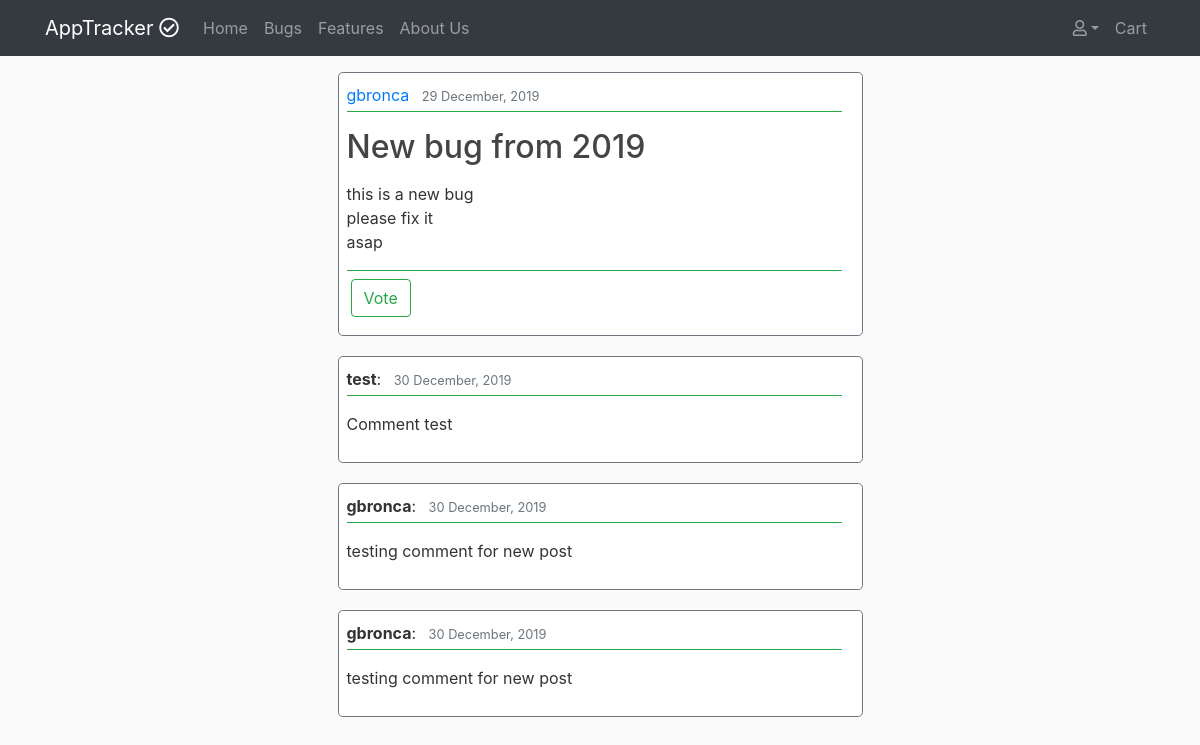
The page /tickets/detail/6/ on the database as committed earlier.
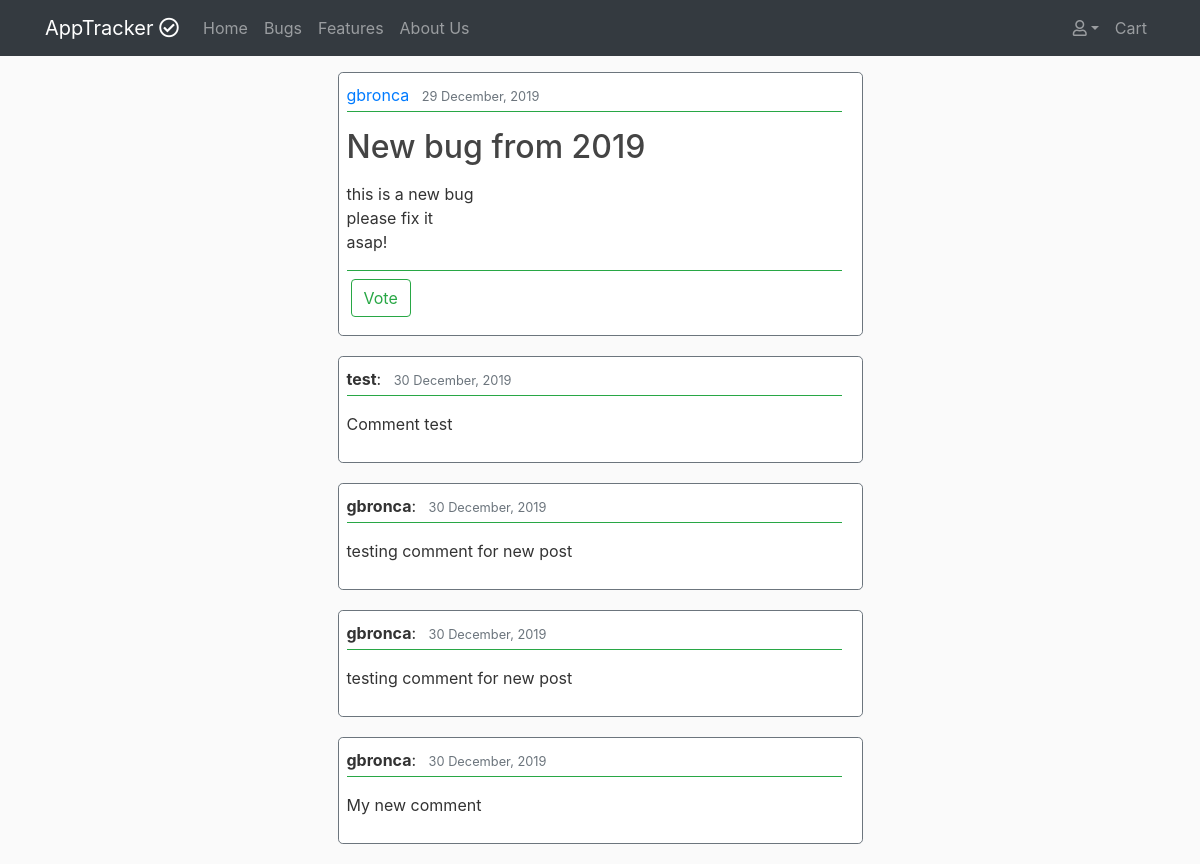
The same page on the database as committed later.
### tickets/models.py (models this page shows, shortened)
class Ticket(models.Model):
    STATUS = (
        ('In Progress', 'In Progress'),
        ('Completed', 'Completed'),
        ('Pending', 'Pending')
    )
    ISSUE = (
        ('Bug', 'Bug'),
        ('Feature', 'Feature')
    )
    title = models.CharField(max_length=75)
    description = models.TextField()
    date_posted = models.DateTimeField(default=timezone.now)
    username = models.ForeignKey(User, on_delete=models.CASCADE)
    status = models.CharField(max_length=20, choices=STATUS,default='Pending')
    issue = models.CharField(max_length=20, choices=ISSUE, default='Bug')
    upvotes = models.PositiveIntegerField(default=0)
    views = models.PositiveIntegerField(default=0)

class Comments(models.Model):
    ticket = models.ForeignKey(Ticket, on_delete=models.CASCADE, null=True, related_name='comments')
    username = models.ForeignKey(User, on_delete=models.CASCADE, blank=False, null=False)
    comment = models.TextField(null=False, blank=False)
    date_created = models.DateTimeField(default=timezone.now)
    date_updated = models.DateTimeField(auto_now=True)

### tickets/views.py (the view)
# urls.py: path('detail/<int:pk>/', views.TicketDetailView.as_view(), name='detail'),
class TicketDetailView(DetailView):
    model = Ticket

### tickets/templates/tickets/ticket_detail.html (shortened to what this page needs)
{% extends 'base.html' %}
{% block content %}
    <div class="col-12 col-md-6 mx-auto mt-3">
        <article class="border border-secondary rounded-lg pl-2 content-area">
            <div class="">
                <div class="pb-1 mb-3 border-bottom border-success">
                    <a class="mr-2" href="#">{{ object.username }}</a>
                    <small class="text-muted">{{ object.date_posted|date:"d F, Y" }}</small>
                </div>
                <h2><a class="">{{ object.title }}</a></h2>
                <p class="">{{ object.description|safe|linebreaks }}</p>
            </div>
            <div class="mb-1 border-top border-success">
                <div class="my-2">
                {% if object.username == user %}
                        <a class="btn btn-outline-secondary mx-1" href="{% url 'tickets:update' object.id %}">Update</a>
                        <a class="btn btn-danger" href="{% url 'tickets:delete' object.id %}">Delete</a>
                {% else %}
                    {% if object.issue == 'Bug' %}
                        <a class="btn btn-outline-success mx-1" href="{% url 'tickets:vote' pk=object.id %}">Vote</a>
                    {% else %}
                        <a class="btn btn-outline-success mx-1" href="">Add to Cart</a>
                    {% endif %}
                {% endif %}
                </div>
            </div>
        </article>
    </div>
    <div class="col-12 col-md-6 mx-auto mt-3">
        {% for comment in object.comments.all %}
            <article class="border border-secondary rounded-lg pl-2 content-area">
                <div class="">
                    <div class="pb-1 mb-3 border-bottom border-success">
                        <span class="mr-2"><strong>{{ comment.username }}</strong>:</span>
                        <small class="text-muted">{{ comment.date_created|date:"d F, Y" }}</small>
                    </div>
                    <p class="">{{ comment.comment|safe|linebreaks }}</p>
                </div>
            </article>
        {% empty %}
            <p>No comments posted.</p>
        {% endfor %}
    </div>
{% endblock %}

Rows that differ between the two databases and show on the page:
changed Ticket "gbronca": description "this is a new bug please fix it asap" → "this is a new bug please fix it asap!"
added Comments: username "gbronca", date_created "30 December, 2019", comment "My new comment"
